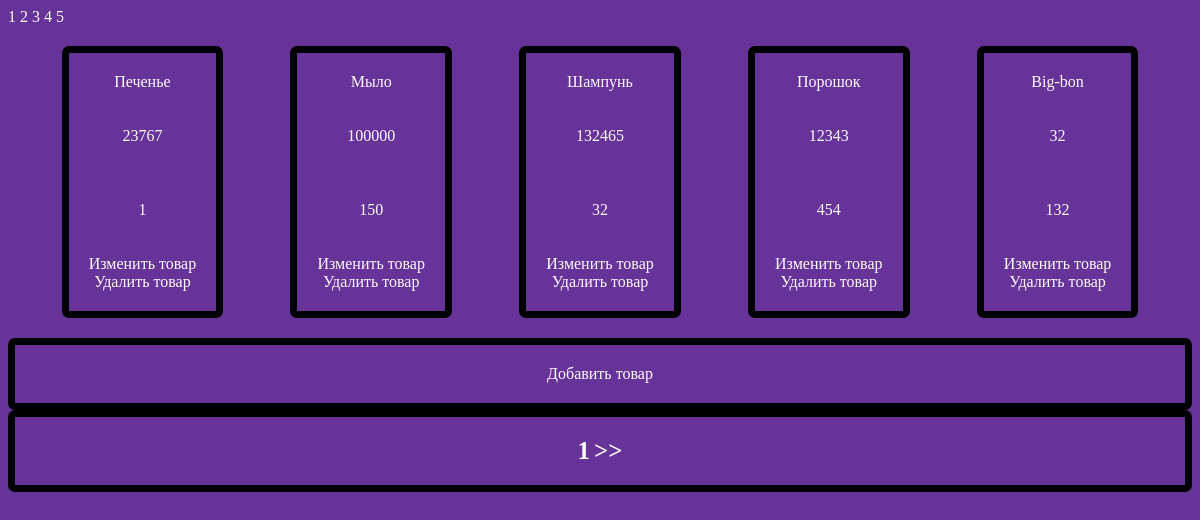
The app's page /app/index/ with its own data.
### items/models.py (models this page shows, shortened)
class Item(mod.Model):
    name = mod.CharField(verbose_name="Name", max_length=70)
    slug = mod.CharField("Slug", max_length=90)
    description = mod.TextField("Description")
    price = mod.IntegerField('Price')
    count = mod.IntegerField('Count')
    category = mod.ForeignKey(Category, on_delete=mod.CASCADE)
    updated_at = mod.DateTimeField("Updated at", auto_now=True)
    class Meta:
        verbose_name = 'Товар'
        verbose_name_plural = 'Товары'
        ordering = ['id']

### items/views.py (the view)
# urls.py: path('index/', index, name='index'),
def index(request):
    page = int(request.GET.get('page', 1))
    limit = int(request.GET.get('limit', 5))
    offset = int((page - 1) * limit)
    items = Item.objects.all()
    all_p = math.ceil(len(items) / limit)
    items = items[offset:offset + limit]
    return render(request, 'items/index.html',
                  {'items': items,
                   'page': page,
                   'limit': limit,
                   'all_p': all_p,
                   })

### templates/items/index.html (shortened to what this page needs)
{% extends 'base.html' %}
{% load static %}
{% block style %}
<link rel="stylesheet" href="{% static 'css/style.css' %}">
{% endblock style %}
{% block content %}
<a href="{% url 'index' %}?page=1&limit=1">1</a>
<a href="{% url 'index' %}?page=1&limit=2">2</a>
<a href="{% url 'index' %}?page=1&limit=3">3</a>
<a href="{% url 'index' %}?page=1&limit=4">4</a>
<a href="{% url 'index' %}?page=1&limit=5">5</a>
<div class="cards">
{% for item in items %}
<div>
    <a href="{% url 'get_item' item.id %}">{{item.name}}</a>
        <p>{{ item.price }}</p>
        <p>{{ item.count }}</p>
    <a href="{% url 'izmen' item.id %}">Изменить товар</a>
    <br>
    <a href="{% url 'udalenie' item.id %}">Удалить товар</a>
</div>
{% endfor %}
</div>
<div>
    <a href="{% url 'dobavlenie' %}">Добавить товар</a>
</div>
<div class="pages">
    <span>{{page}}</span>
    {% if page < all_p %}
        <a href="{% url 'index' %}?page={{page|add:1}}&limit={{limit}}"> >> </a>
    {% endif %}
</div>
{% endblock content %}

### templates/base.html (shortened to what this page needs)
<!DOCTYPE html>
<html lang="en">
<head>
    {% block style %}
    {% endblock style %}
</head>
<body>
{% block content %}
{% endblock content %}
</body>
</html>

### static/css/style.css (style rules this page uses)
body { background-color: rebeccapurple; }
div { color: snow; padding: 20px; border: 7px solid ; border-color: black; border-radius: 7px; text-align: center; }
a { text-align: center; color: snow; text-decoration:none }
p { color: snow; padding: 20px; border: 7px; border-color: black; border-radius: 7dvb; text-align: center; }
.cards { border: 0px solid ; display:flex; justify-content: space-around; flex-wrap:wrap; }
.pages a { font-size: 25px; font-weight: 600; }
span { font-size: 25px; font-weight: 600; }

### records on screen
Item: name "Печенье", price "23767", count "1"
Item: name "Мыло", price "100000", count "150"
Item: name "Шампунь", price "132465", count "32"
Item: name "Порошок", price "12343", count "454"
Item: name "Big-bon", price "32", count "132"

### other values on screen
{{ page }} "1"
